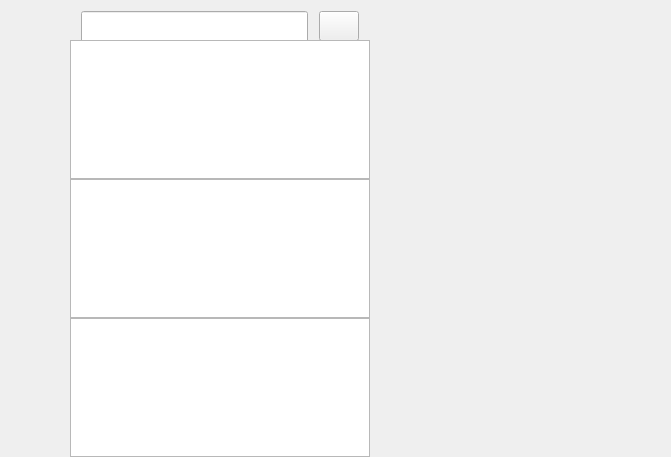
<?xml version="1.0" encoding="UTF-8"?>
<ui version="4.0">
 <class>ChatDialogClass</class>
 <widget class="QWidget" name="ChatDialogClass">
  <property name="geometry">
   <rect>
    <x>0</x>
    <y>0</y>
    <width>671</width>
    <height>457</height>
   </rect>
  </property>
  <property name="windowTitle">
   <string>ChatDialog</string>
  </property>
  <layout class="QHBoxLayout" name="horizontalLayout">
   <property name="spacing">
    <number>0</number>
   </property>
   <property name="leftMargin">
    <number>0</number>
   </property>
   <property name="topMargin">
    <number>0</number>
   </property>
   <property name="rightMargin">
    <number>0</number>
   </property>
   <property name="bottomMargin">
    <number>0</number>
   </property>
   <item>
    <widget class="QWidget" name="bar_list" native="true">
     <property name="sizePolicy">
      <sizepolicy hsizetype="Fixed" vsizetype="Expanding">
       <horstretch>0</horstretch>
       <verstretch>0</verstretch>
      </sizepolicy>
     </property>
     <property name="minimumSize">
      <size>
       <width>70</width>
       <height>0</height>
      </size>
     </property>
     <property name="maximumSize">
      <size>
       <width>100</width>
       <height>16777215</height>
      </size>
     </property>
     <layout class="QVBoxLayout" name="verticalLayout">
      <property name="spacing">
       <number>10</number>
      </property>
      <property name="leftMargin">
       <number>5</number>
      </property>
      <property name="topMargin">
       <number>30</number>
      </property>
      <property name="rightMargin">
       <number>5</number>
      </property>
      <property name="bottomMargin">
       <number>10</number>
      </property>
      <item>
       <widget class="QWidget" name="bar_data" native="true">
        <layout class="QVBoxLayout" name="verticalLayout_4">
         <property name="spacing">
          <number>30</number>
         </property>
         <property name="leftMargin">
          <number>13</number>
         </property>
         <property name="topMargin">
          <number>0</number>
         </property>
         <property name="rightMargin">
          <number>0</number>
         </property>
         <property name="bottomMargin">
          <number>0</number>
         </property>
         <item>
          <widget class="QLabel" name="front_bar">
           <property name="minimumSize">
            <size>
             <width>35</width>
             <height>35</height>
            </size>
           </property>
           <property name="maximumSize">
            <size>
             <width>35</width>
             <height>35</height>
            </size>
           </property>
           <property name="text">
            <string/>
           </property>
           <property name="alignment">
            <set>Qt::AlignLeading|Qt::AlignLeft|Qt::AlignVCenter</set>
           </property>
          </widget>
         </item>
         <item>
          <widget class="StateWidget" name="chat_bar" native="true">
           <property name="sizePolicy">
            <sizepolicy hsizetype="Preferred" vsizetype="Preferred">
             <horstretch>0</horstretch>
             <verstretch>0</verstretch>
            </sizepolicy>
           </property>
           <property name="minimumSize">
            <size>
             <width>35</width>
             <height>35</height>
            </size>
           </property>
           <property name="maximumSize">
            <size>
             <width>35</width>
             <height>35</height>
            </size>
           </property>
           <property name="layoutDirection">
            <enum>Qt::LeftToRight</enum>
           </property>
          </widget>
         </item>
         <item>
          <widget class="StateWidget" name="contact_bar" native="true">
           <property name="minimumSize">
            <size>
             <width>35</width>
             <height>35</height>
            </size>
           </property>
           <property name="maximumSize">
            <size>
             <width>35</width>
             <height>35</height>
            </size>
           </property>
          </widget>
         </item>
        </layout>
       </widget>
      </item>
      <item>
       <spacer name="verticalSpacer">
        <property name="orientation">
         <enum>Qt::Vertical</enum>
        </property>
        <property name="sizeHint" stdset="0">
         <size>
          <width>20</width>
          <height>50</height>
         </size>
        </property>
       </spacer>
      </item>
     </layout>
    </widget>
   </item>
   <item>
    <widget class="QWidget" name="chat_user_win" native="true">
     <property name="minimumSize">
      <size>
       <width>300</width>
       <height>0</height>
      </size>
     </property>
     <property name="maximumSize">
      <size>
       <width>300</width>
       <height>16777215</height>
      </size>
     </property>
     <layout class="QVBoxLayout" name="verticalLayout_3">
      <property name="spacing">
       <number>0</number>
      </property>
      <property name="leftMargin">
       <number>0</number>
      </property>
      <property name="topMargin">
       <number>0</number>
      </property>
      <property name="rightMargin">
       <number>0</number>
      </property>
      <property name="bottomMargin">
       <number>0</number>
      </property>
      <item>
       <widget class="QWidget" name="search_win" native="true">
        <property name="minimumSize">
         <size>
          <width>300</width>
          <height>40</height>
         </size>
        </property>
        <property name="maximumSize">
         <size>
          <width>65535</width>
          <height>65535</height>
         </size>
        </property>
        <layout class="QHBoxLayout" name="horizontalLayout_2">
         <item>
          <widget class="CustomizeEdit" name="search_line">
           <property name="minimumSize">
            <size>
             <width>0</width>
             <height>35</height>
            </size>
           </property>
          </widget>
         </item>
         <item>
          <spacer name="horizontalSpacer">
           <property name="orientation">
            <enum>Qt::Horizontal</enum>
           </property>
           <property name="sizeType">
            <enum>QSizePolicy::Fixed</enum>
           </property>
           <property name="sizeHint" stdset="0">
            <size>
             <width>5</width>
             <height>20</height>
            </size>
           </property>
          </spacer>
         </item>
         <item>
          <widget class="ClickedBtn" name="search_btn">
           <property name="minimumSize">
            <size>
             <width>0</width>
             <height>30</height>
            </size>
           </property>
           <property name="text">
            <string/>
           </property>
          </widget>
         </item>
        </layout>
       </widget>
      </item>
      <item>
       <widget class="ChatUserList" name="chat_search_list">
        <property name="minimumSize">
         <size>
          <width>300</width>
          <height>0</height>
         </size>
        </property>
        <property name="maximumSize">
         <size>
          <width>16777215</width>
          <height>16777215</height>
         </size>
        </property>
       </widget>
      </item>
      <item>
       <widget class="SearchList" name="search_list"/>
      </item>
      <item>
       <widget class="ContactUserList" name="contact_list"/>
      </item>
     </layout>
    </widget>
   </item>
   <item>
    <widget class="QStackedWidget" name="chat_data_stacked">
     <property name="currentIndex">
      <number>0</number>
     </property>
     <widget class="ChatPage" name="Chat_Page"/>
     <widget class="ApplyFriendPage" name="friend_apply_page"/>
     <widget class="FriendInfoPage" name="friend_info_page"/>
    </widget>
   </item>
  </layout>
 </widget>
 <layoutdefault spacing="6" margin="11"/>
 <customwidgets>
  <customwidget>
   <class>ClickedBtn</class>
   <extends>QPushButton</extends>
   <header location="global">ClickedBtn.h</header>
  </customwidget>
  <customwidget>
   <class>CustomizeEdit</class>
   <extends>QLineEdit</extends>
   <header location="global">CustomizeEdit.h</header>
  </customwidget>
  <customwidget>
   <class>ChatUserList</class>
   <extends>QListWidget</extends>
   <header location="global">ChatUserList.h</header>
  </customwidget>
  <customwidget>
   <class>ChatPage</class>
   <extends>QWidget</extends>
   <header location="global">ChatPage.h</header>
   <container>1</container>
  </customwidget>
  <customwidget>
   <class>StateWidget</class>
   <extends>QWidget</extends>
   <header location="global">statewidget.h</header>
   <container>1</container>
  </customwidget>
  <customwidget>
   <class>SearchList</class>
   <extends>QListWidget</extends>
   <header location="global">SearchList.h</header>
  </customwidget>
  <customwidget>
   <class>ContactUserList</class>
   <extends>QListWidget</extends>
   <header location="global">ContactUserList.h</header>
  </customwidget>
  <customwidget>
   <class>ApplyFriendPage</class>
   <extends>QWidget</extends>
   <header location="global">ApplyFriendPage.h</header>
   <container>1</container>
  </customwidget>
  <customwidget>
   <class>FriendInfoPage</class>
   <extends>QWidget</extends>
   <header location="global">FriendInfoPage.h</header>
   <container>1</container>
  </customwidget>
 </customwidgets>
 <resources/>
 <connections/>
</ui>
